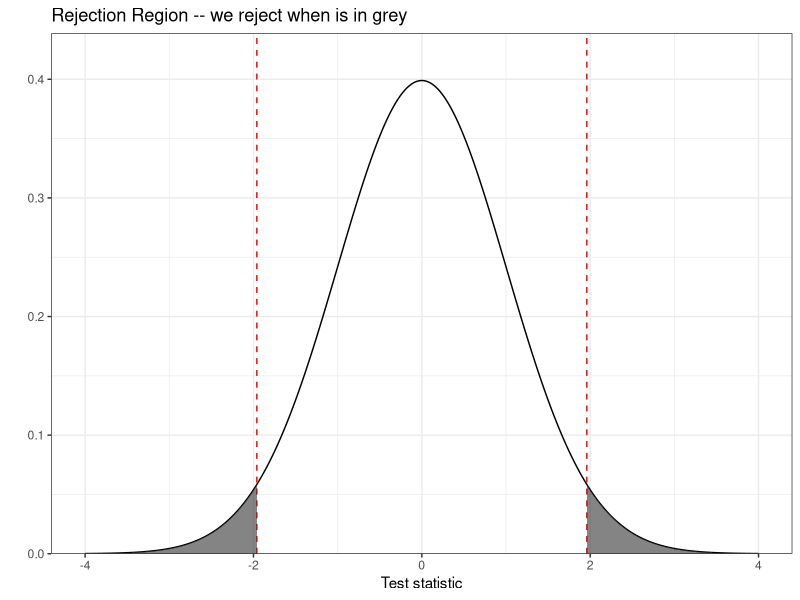
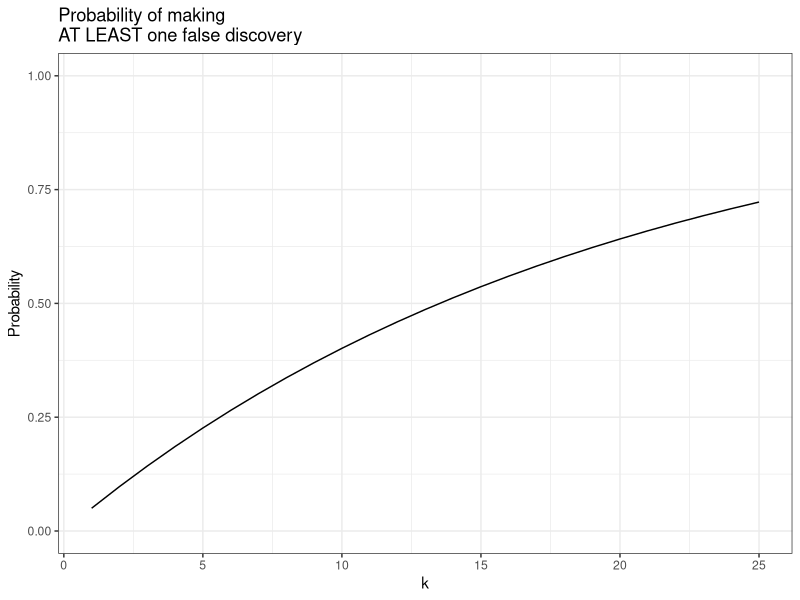

R code for these plots, in order: (Note: this script raises an error after producing the figures.)
## ---- chunk 1
knitr::opts_chunk$set(echo = FALSE, warning = FALSE, message = FALSE, fig.align = 'center', dpi = 300)
library(tidyverse)
theme_set(theme_bw())

library(viridis)
scale_color_continuous <- scale_colour_continuous <- function(...) scale_color_viridis_c(...)
scale_color_discrete <- scale_colour_discrete <- function(...) scale_color_viridis_d(...)

scale_fill_continuous <- function(...) scale_fill_viridis_c(...)
scale_fill_discrete <- function(...) scale_fill_viridis_d(...)


theme_set(theme_bw())

ggplot(data = tibble(x = seq(-4, 4, by = 0.01)) %>% 
         mutate(y = dnorm(x = x)),
       aes(x = x, y = y)) + 
  geom_line() + 
  geom_vline(xintercept = c(-1.96, 1.96),
             color = 'red', linetype = 'dashed') + 
  geom_area(data = tibble(x = seq(-4, -1.96, by = 0.01)) %>% 
              mutate(y = dnorm(x)),
            aes(x = x, y = y), alpha = 0.6) + 
  geom_area(data = tibble(x = seq(1.96, 4, by = 0.01)) %>% 
              mutate(y = dnorm(x)),
            aes(x = x, y = y), alpha = 0.6) + 
  scale_y_continuous(expand = expand_scale(mult = c(0, 0.1))) +
  labs(x = 'Test statistic', y = '',
       title = 'Rejection Region -- we reject when is in grey')
## ---- chunk 2
ggplot(data = data.frame(k = 1:25) %>% mutate(y = 1-0.95^k),
       aes(x = k, y = y)) + 
  geom_line() + 
  labs(y = 'Probability',
       title = 'Probability of making\nAT LEAST one false discovery') +
  ylim(c(0,1))
## ---- chunk 3
knitr::include_graphics("./significant0.png")
## ---- chunk 4
knitr::include_graphics("./significant1.png")
## ---- chunk 5
knitr::include_graphics("./significant2.png")
## ---- chunk 6
knitr::include_graphics("./significant3.png")
